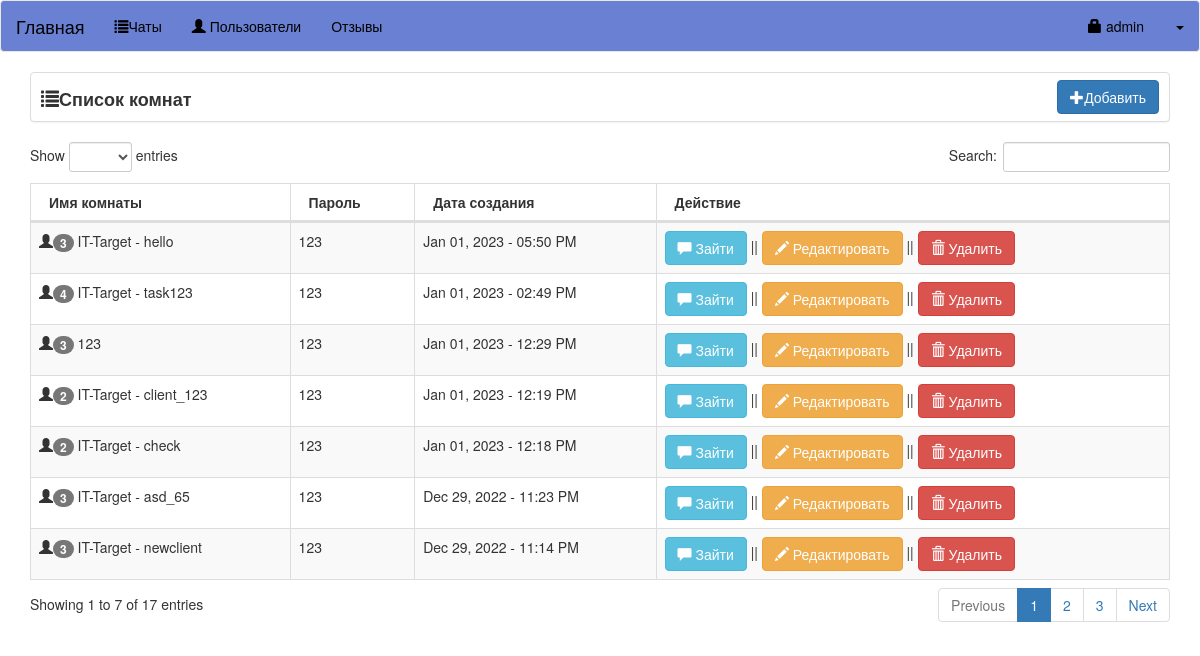
The page /admin/ (signed in) on the database its author committed.
### tables this page shows
CREATE TABLE `user` (
  `userid` int(11) NOT NULL,
  `username` varchar(30) NOT NULL,
  `password` varchar(150) NOT NULL,
  `uname` varchar(60) NOT NULL,
  `photo` varchar(200) NOT NULL,
  `access` int(1) NOT NULL,
  `company` varchar(255) DEFAULT NULL,
  `has_review` varchar(255) DEFAULT NULL
);

CREATE TABLE `chatroom` (
  `chatroomid` int(11) NOT NULL,
  `chat_name` varchar(60) NOT NULL,
  `date_created` datetime NOT NULL,
  `chat_password` varchar(30) NOT NULL,
  `userid` int(11) NOT NULL
);

### admin/session.php (called while the page is built, shortened)
<?php
	include('../conn.php');
	$sq=mysqli_query($conn,"select * from `user` where userid='".$_SESSION['id']."'");
	$srow=mysqli_fetch_array($sq);
	$user=$srow['username'];
?>

### admin/chatlist.php (the view, shortened to what this page needs)
<div class="col-lg-12">
	<div class="panel panel-default" style="height:50px;">
		<span style="font-size:18px; margin-left:10px; position:relative; top:13px;"><strong><span class="glyphicon glyphicon-list"></span>Список комнат</strong></span>
		<div class="pull-right" style="margin-right:10px; margin-top:7px;">
			<a href="#add_chatroom" data-toggle="modal" class="btn btn-primary"><span class="glyphicon glyphicon-plus"></span>Добавить</a>
		</div>
	</div>
	<table width="100%" class="table table-striped table-bordered table-hover" id="chatRoom">
		<thead>
			<tr>
				<th>Имя комнаты</th>
				<th>Пароль</th>
				<th>Дата создания</th>
				<th>Действие</th>
			</tr>
		</thead>
		<tbody>
			<?php
			$query = mysqli_query($conn, "select * from chatroom order by date_created desc");
			while ($row = mysqli_fetch_array($query)) {
				$num = mysqli_query($conn, "select * from chat_member where chatroomid='" . $row['chatroomid'] . "'");
			?>
				<tr>
					<td><span class="glyphicon glyphicon-user"></span><span class="badge"><?php echo mysqli_num_rows($num); ?></span> <?php echo $row['chat_name']; ?></td>
					<td><input type="hidden" id="pass<?php echo $row['chatroomid']; ?>" value="<?php echo $row['chat_password']; ?>"><?php echo $row['chat_password']; ?></td>
					<td><?php echo date('M d, Y - h:i A', strtotime($row['date_created'])); ?></td>
					<td><a href="chatroom.php?id=<?php echo $row['chatroomid']; ?>" class="btn btn-info"><span class="glyphicon glyphicon-comment"></span> Зайти</a> ||
						<button class="btn btn-warning edit" value="<?php echo $row['chatroomid']; ?>"><span class="glyphicon glyphicon-pencil"></span> Редактировать</button> ||
						<button class="btn btn-danger delete" value="<?php echo $row['chatroomid']; ?>"><span class="glyphicon glyphicon-trash"></span> Удалить</button>
					</td>
				</tr>
			<?php
			}
			?>
		</tbody>
	</table>
</div>

### admin/navbar.php (shortened to what this page needs)
<nav class="navbar navbar-default">
	<div class="container-fluid">
		<div class="navbar-header">
			<a class="navbar-brand" href="./index.php">Главная</a>
		</div>
		<ul class="nav navbar-nav">
			<li><a href="index.php"><span class="glyphicon glyphicon-list"></span>Чаты</a></li>
			<li><a href="user.php"><span class="glyphicon glyphicon-user"></span> Пользователи</a></li>
			<li><a href="./reviews.php">Отзывы</a></li>
		</ul>
		<ul class="nav navbar-nav navbar-right">
			<li><a href="#account" data-toggle="modal"><span class="glyphicon glyphicon-lock"></span> <?php echo $user; ?></a></li>
			<li class="dropdown">
				<a class="dropdown-toggle" data-toggle="dropdown" href="#"><span class="caret"></span></a>
			</li>
		</ul>
	</div>
</nav>

### css/style.css (style rules this page uses)
html { font-family: "Courier New", Courier, monospace; }
.navbar-default { background-color: #6980d3; }
.navbar a { color: black !important; }

### rows shown on the page
user: username "admin"
chatroom: mysqli_num_rows($num) "3", chat_name "IT-Target - hello", chat_password "123", date_created "Jan 01, 2023 - 05:50 PM", $row['chatroomid'] 17 (drawn)
chatroom: mysqli_num_rows($num) "4", chat_name "IT-Target - task123", chat_password "123", date_created "Jan 01, 2023 - 02:49 PM", $row['chatroomid'] 16 (drawn)
chatroom: mysqli_num_rows($num) "3", chat_name "123", chat_password "123", date_created "Jan 01, 2023 - 12:29 PM", $row['chatroomid'] 15 (drawn)
chatroom: mysqli_num_rows($num) "2", chat_name "IT-Target - client_123", chat_password "123", date_created "Jan 01, 2023 - 12:19 PM", $row['chatroomid'] 14 (drawn)
chatroom: mysqli_num_rows($num) "2", chat_name "IT-Target - check", chat_password "123", date_created "Jan 01, 2023 - 12:18 PM", $row['chatroomid'] 13 (drawn)
chatroom: mysqli_num_rows($num) "3", chat_name "IT-Target - asd_65", chat_password "123", date_created "Dec 29, 2022 - 11:23 PM", $row['chatroomid'] 12 (drawn)
chatroom: mysqli_num_rows($num) "3", chat_name "IT-Target - newclient", chat_password "123", date_created "Dec 29, 2022 - 11:14 PM", $row['chatroomid'] 11 (drawn)
